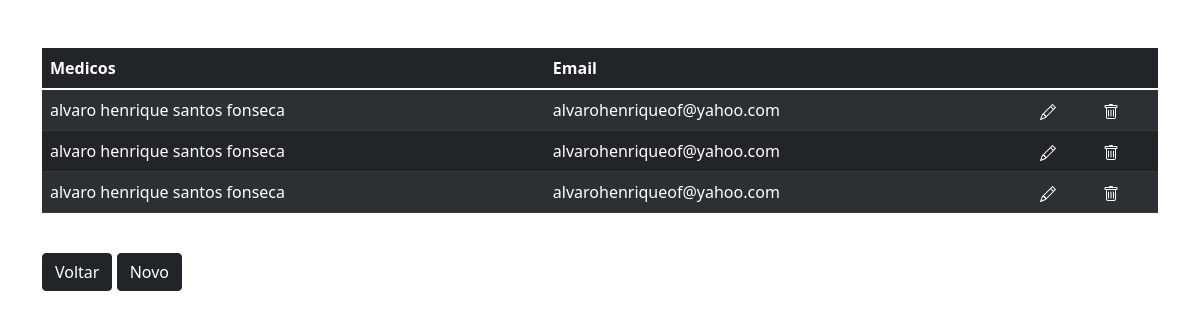
The page /medicos/ (signed in) on the database its author committed.
### MedicalSys/models.py (models this page shows)
class Medicos(models.Model):
    nome = CharField(max_length=60)
    email = CharField(max_length=60)
    senha = CharField(max_length=60)
    data = DateTimeField()

### MedicalSys/views.py (the view)
# urls.py: path('medicos/', views.medicos, name="medicos"),
@login_required
def medicos(request):
    dadosMedicos = Medicos.objects.order_by('-data')[:6]
    context = {'dadosMedicos': dadosMedicos}
    return render(request, 'MedicalSys/medicos.html', context)

### MedicalSys/templates/MedicalSys/medicos.html (shortened to what this page needs)
{% load static %}
<!DOCTYPE html>
<html lang="pt-br">
<head>
    <link href={% static "css/formulario.css" %} rel="stylesheet" >
    <link href="https://cdn.jsdelivr.net/npm/bootstrap@5.1.3/dist/css/bootstrap.min.css" rel="stylesheet">
</head>
<body>
    <div class="container mt-5">
        <table class="table table-dark table-striped">
            <thead>
                <tr>
                <th scope="col-sm-9 bg-light p-3 border">Medicos</th>
                <th scope="col-6 col-sm-3">Email</th>
                <th scope="col-6 col-sm-3"></th>
                <th scope="col-6 col-sm-3"></th>
                </tr>
            </thead>
            {% for dadosMedicos in dadosMedicos.all %}
            <tr>
                <td>{{ dadosMedicos.nome }}&nbsp;</td>
                <td>{{ dadosMedicos.email }}&nbsp;</td>
                <td>
                    <a class="link" href="{% url 'update_medico' dadosMedicos.id %}">
                    </a>
                </td>
                <td>
                    <a class="link" href="{% url 'delete_medico' dadosMedicos.id %}">
                    </a>
                </td>
            </tr>
            {% endfor %}
        </table>
        <br>
        <a class="btn btn-dark" href="http://127.0.0.1:8000">Voltar</a>
        <a class="btn btn-dark" href="{% url 'novoMedico' %}">Novo</a>
    </div>
</body>
</html>

### MedicalSys/static/css/formulario.css (style rules this page uses)
.link { color: white; text-decoration: none }

### rows shown on the page
Medicos: nome "alvaro henrique santos fonseca", email "alvarohenriqueof@yahoo.com"
Medicos: nome "alvaro henrique santos fonseca", email "alvarohenriqueof@yahoo.com"
Medicos: nome "alvaro henrique santos fonseca", email "alvarohenriqueof@yahoo.com"
